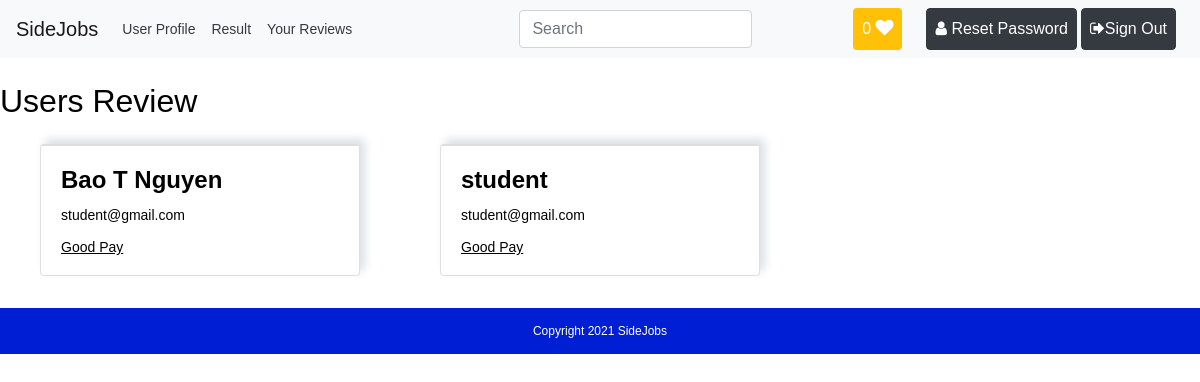
/templates/review_other.php?userID=5 (signed in), run on the app's committed database.
### tables this page shows
CREATE TABLE `reviews` (
  `reviewID` int(11) NOT NULL,
  `userID` int(11) NOT NULL,
  `reviewer_email` varchar(50) NOT NULL,
  `review` text NOT NULL,
  `reviewer_name` varchar(50) NOT NULL
);

### templates/review_other.php (the view, shortened to what this page needs)
<?php
$path = $_SERVER['DOCUMENT_ROOT'];
$path .= "/sidejob/";
require_once($path . 'connect.php');
$user_id = ($_GET['userID']);
$ReadSql = "SELECT * FROM reviews WHERE userID = $user_id";
$res = mysqli_query($connection, $ReadSql);
?>
<?php require($path . 'templates/header.php') ?>
	<div class="container-fluid my-4">
		<div class="row my-2">
			<h2>Users Review</h2>
		</div>
    <div class="row main-section">
        <?php
  		$num_of_rows = mysqli_num_rows($res);
  		if ($num_of_rows > 0) {
  		    while($num_of_rows > 0) {
  		    	$num_of_rows--;
  		    	$r = mysqli_fetch_assoc($res);
  					?>
  					<div class="col-md-4 col-sm-6 my-2">
  						<div class="card m-auto job" style="width: 20rem;">
  							<div class="card-body">
  								<h4 class="card-title"><?php echo $r['reviewer_name']; ?></h4>
  								<p class="card-text"><?php echo $r['reviewer_email']; ?></p>
  								<p class="card-text company"><?php echo $r['review']; ?></p>
  							</div>
  						</div>
  					</div>
  					<?php
  		    }
  		} else {
  		    echo '<div class="container">No Reviews Available</div>';
  		}
  	?>
  	</div>
<?php require($path . 'templates/footer.php') ?>

### css/style.css (style rules this page uses)
* { color: black; }
html, body { height: 100%; }
.job { box-shadow: 5px -5px 10px 0px #dae0e5; }
.card-body { border-top: 1px solid #ddd; }
.card-title, .salary { font-weight: 600; font-size: 1.5rem; }
.company { text-decoration: underline; }

### templates/header.php (style rules this page uses)
body { font: 14px sans-serif; }

### data on the page
reviews: reviewer_name "Bao T Nguyen", reviewer_email "student@gmail.com", review "Good Pay"
reviews: reviewer_name "student", reviewer_email "student@gmail.com", review "Good Pay"
